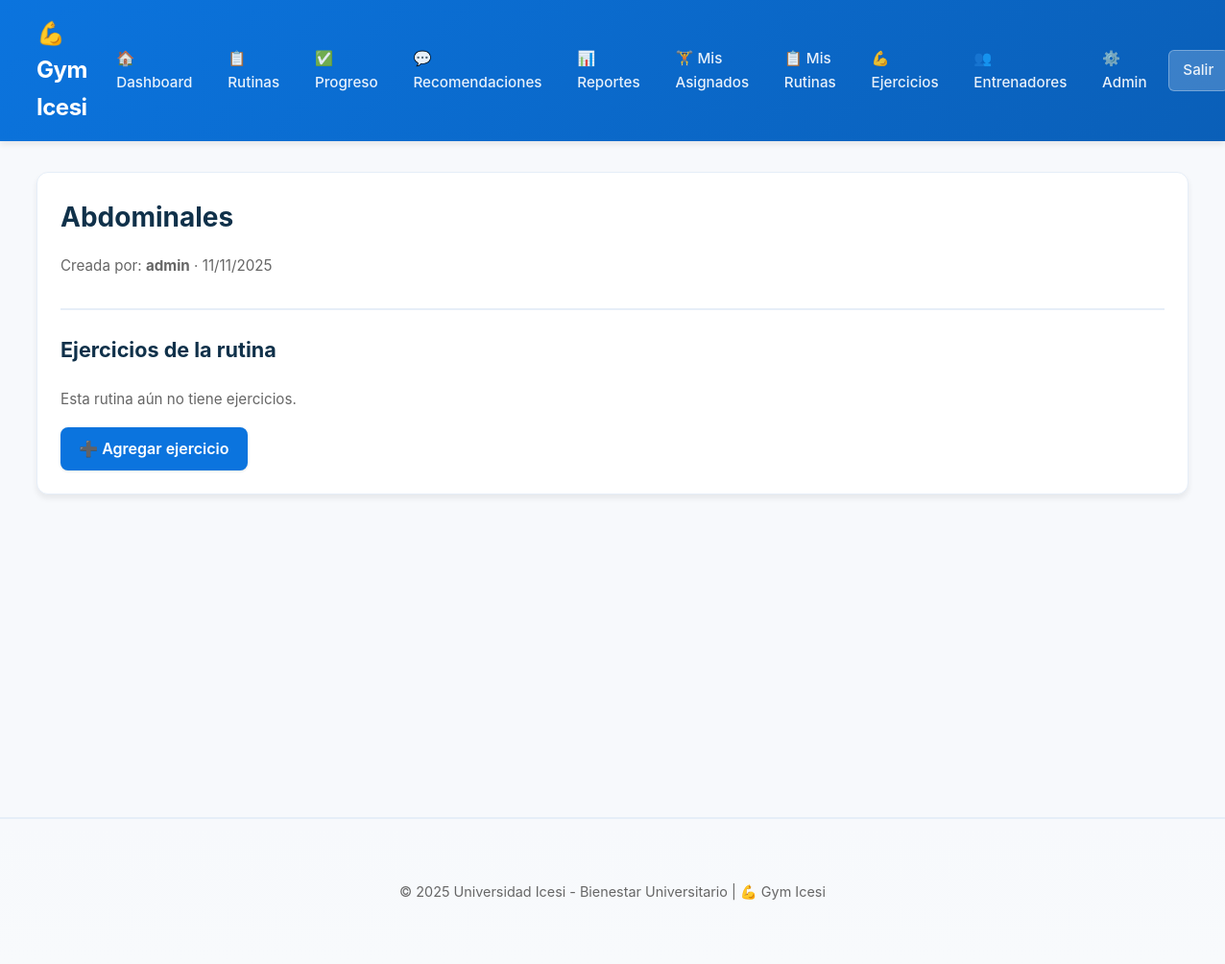
/rutinas/1/ (signed in), run on the app's committed database.
### fit/models.py (models this page shows, shortened)
class Routine(models.Model):
    user = models.ForeignKey(User, on_delete=models.CASCADE, related_name='routines')
    nombre = models.CharField(max_length=120)
    descripcion = models.TextField(blank=True)
    es_predisenada = models.BooleanField(default=False)
    autor_trainer = models.ForeignKey(User, null=True, blank=True, on_delete=models.SET_NULL, related_name='routines_autor')
    fecha_creacion = models.DateTimeField(auto_now_add=True)

### fit/views.py (the view)
# urls.py: path("rutinas/<int:pk>/", views.routine_detail, name="routine_detail"),
@login_required
def routine_detail(request, pk):
    r = get_object_or_404(Routine, pk=pk)
    if r.user != request.user and not r.es_predisenada:
        messages.error(request, "No puedes ver esta rutina.")
        return redirect("routine_list")
    items = r.items.select_related("exercise").all()
    return render(
        request,
        "fit/routine_detail.html",
        {"routine": r, "items": items},
    )

### fit/auth_backend.py (called while the page is built)
    def get_user(self, user_id):
        try:
            return User.objects.get(pk=user_id)
        except User.DoesNotExist:
            return None

### fit/context_processors.py (called while the page is built)
def nav_trainers(request):
    trainers = []
    if request.user.is_authenticated and (request.user.is_staff or request.user.is_superuser):
        try:
            with connection.cursor() as cur:
                cur.execute("""
                    SELECT e.id, e.first_name, e.last_name
                    FROM employees e
                    WHERE UPPER(e.employee_type) IN ('TRAINER', 'ENTRENADOR')
                    ORDER BY e.last_name
                    LIMIT 10
                """)
                for (emp_id, fn, ln) in cur.fetchall():
                    trainers.append({"id": emp_id, "name": f"{fn} {ln}"})
        except Exception:
            pass
    return {"nav_trainers": trainers}

### templates/fit/routine_detail.html (shortened to what this page needs)
{% extends "base.html" %}
{% load video_filters %}
{% block content %}
<section class="card">
  <header class="card-header">
    <h2>{{ routine.nombre }}</h2>
    <p class="muted">
      Creada por:
      {% if routine.es_predisenada %}
        <strong>Bienestar / Entrenador institucional</strong>
      {% else %}
        <strong>{{ routine.user.username }}</strong>
      {% endif %}
      · {{ routine.fecha_creacion|date:"d/m/Y" }}
    </p>
  </header>
  <div class="card-body">
    <h3>Ejercicios de la rutina</h3>
    {% if items %}
      <div class="exercise-list">
        {% for it in items %}
          <div class="exercise-card">
            <div class="exercise-header">
              <div class="exercise-number">{{ it.orden }}</div>
              <div class="exercise-info">
                <h4>{{ it.exercise.nombre }}</h4>
                <span class="badge badge-{{ it.exercise.tipo }}">{{ it.exercise.get_tipo_display }}</span>
                {% if it.exercise.dificultad %}
                  <span class="difficulty-badge">Dificultad: {{ it.exercise.dificultad }}/5</span>
                {% endif %}
              </div>
            </div>
            {% if it.exercise.descripcion %}
              <p class="exercise-description">{{ it.exercise.descripcion }}</p>
            {% endif %}
            {% if it.exercise.video_url %}
              <div class="exercise-video">
                {% with video_id=it.exercise.video_url|youtube_id %}
                  {% if video_id %}
                    <div class="video-embed">
                      <iframe width="100%" height="315" src="https://www.youtube.com/embed/{{ video_id }}" frameborder="0" allow="accelerometer; autoplay; clipboard-write; encrypted-media; gyroscope; picture-in-picture" allowfullscreen></iframe>
                    </div>
                  {% else %}
                    <a href="{{ it.exercise.video_url }}" target="_blank" class="video-link">
                      <span class="video-icon">▶️</span> Ver video demostrativo
                    </a>
                  {% endif %}
                {% endwith %}
              </div>
            {% endif %}
            <div class="exercise-details">
              <div class="detail-item">
                <strong>Series:</strong> {{ it.series|default:"-" }}
              </div>
              <div class="detail-item">
                <strong>Reps:</strong> {{ it.reps|default:"-" }}
              </div>
              <div class="detail-item">
                <strong>Tiempo:</strong> {{ it.tiempo_seg|default:"-" }} seg
              </div>
              {% if it.notas %}
                <div class="detail-item notes">
                  <strong>Notas:</strong> {{ it.notas }}
                </div>
              {% endif %}
            </div>
          </div>
        {% endfor %}
      </div>
    {% else %}
      <p class="muted">Esta rutina aún no tiene ejercicios.</p>
    {% endif %}
    <div class="actions" style="margin-top: 1rem;">
      {% if routine.user == user %}
        <a href="{% url 'routine_add_item' routine.pk %}" class="btn">
          ➕ Agregar ejercicio
        </a>
      {% elif routine.es_predisenada and routine.user != user %}
        <a href="{% url 'routine_adopt' routine.pk %}" class="btn btn-success">
          📋 Adoptar esta rutina
        </a>
      {% elif routine.es_predisenada and routine.autor_trainer == user and user.is_staff %}
        <a href="{% url 'routine_add_item' routine.pk %}" class="btn">
          ➕ Agregar ejercicio
        </a>
      {% endif %}
      <a href="{% url 'routine_list' %}" class="btn-ghost">← Volver a mis rutinas</a>
    </div>
  </div>
</section>
{% endblock %}

### static/css/main.css (style rules this page uses)
:root { --brand:#0b74de; --brand-dark:#0a5fb8; --success:#10b981; --warning:#f59e0b; --danger:#ef4444; --icesi-green:#4a7c59; --muted:#666; --light-gray:#f7f9fc; --bg:#f7f9fc; --card:#ffffff; --radius:8px; --shadow-sm:0 1px 3px rgba(0,0,0,0.1); --shadow:0 4px 6px rgba(0,0,0,0.07); --shadow-lg:0 10px 24px rgba(0,0,0,0.1); }
html,body { height:100%; }
body { font-family: Inter, system-ui, -apple-system, 'Segoe UI', Roboto, 'Helvetica Neue', Arial; background:var(--bg); color:#222; margin:0; -webkit-font-smoothing:antialiased; line-height:1.6; }
.btn { display:inline-block; background:var(--brand); color:#fff; padding:0.6rem 1.2rem; border-radius:8px; text-decoration:none; border:none; font-weight:600; cursor:pointer; transition:all 0.2s; box-shadow:var(--shadow-sm); }
.btn-ghost { background:rgba(255,255,255,0.2); color:#fff; border:1px solid rgba(255,255,255,0.3); }
h1,h2,h3 { color:#10314a;margin-top:0;font-weight:700; }
h2 { font-size:1.75rem; }
h3 { font-size:1.35rem; }
p { color:var(--muted);line-height:1.7; }
.card { background:var(--card); padding:1.5rem; border-radius:12px; box-shadow:var(--shadow); border:1px solid #e6eef8; margin-bottom:1.25rem; transition:all 0.3s; }
.card h3 { margin-top:0.5rem; }
.card-header { padding-bottom:1rem; margin-bottom:1.5rem; border-bottom:2px solid #e6eef8; }
.card-header h2 { margin-bottom:0.5rem; }
.card-body { padding-top:0; }
.actions { display:flex; gap:1rem; flex-wrap:wrap; align-items:center; }
.muted { color:var(--muted); font-size:0.95rem; }

### data on the page
Routine: nombre "Abdominales", user.username "admin", fecha_creacion "11/11/2025"
